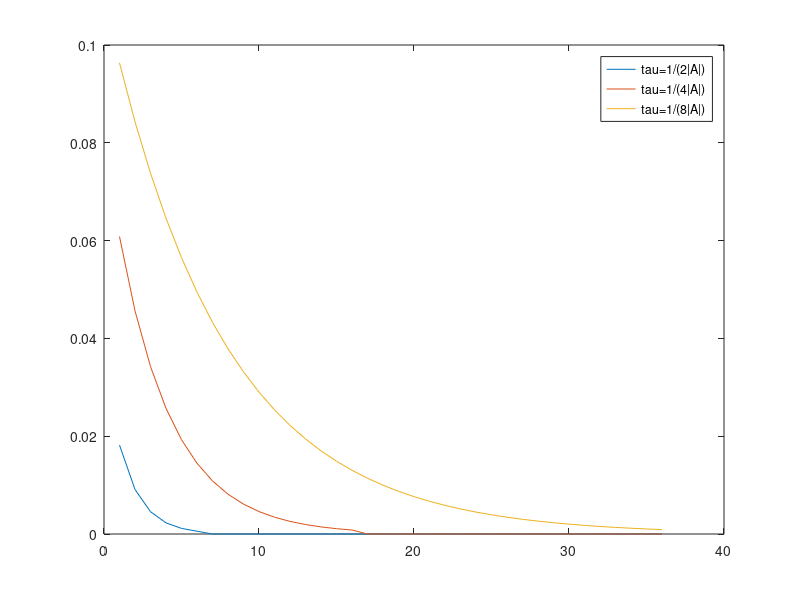

Recreate this plot in MATLAB.
clear;
clc;

eps = 0.001;

a = randi([-10,10]);
b = a + randi([-10, 10]);

v = 1;
n = 10;
A = zeros(n);
f = zeros(n ,1);

for i = 1:n
    f(i) = a + (b - a) * rand;
    for j = 1:n
        if i == j
            A(i, j) = 100 + v;
        else 
            A(i, j) = 1 / (i + j + v);
        endif
    endfor
endfor


norm_A = norm(A);
tau = [1 / (2 * norm_A), 1 / (4 * norm_A), 1 / (8 * norm_A)];

er = zeros(size(tau)(2), 1);

for i = 1:size(tau)(2)
   
    H = eye(n) - tau(i) * A;
    phi = tau(i) * f;
    q = norm(H);
    xs = phi;
    xn = H * xs + phi;
    iter = 0;
    while q / (1-q) * norm(xs - xn) > eps
        xs = xn;
        xn = H * xs + phi;
        iter = iter + 1;
        er(i, iter) = norm(xs - xn) * q / (1 - q);
    endwhile
    
endfor

x = zeros(size(er)(2),1);
for i = 1:size(er)(2)
    x(i) = i;
endfor
plot(x, er(1, :), x, er(2, :),x , er(3, :));
legend ("tau=1/(2|A|)", "tau=1/(4|A|)", "tau=1/(8|A|)");

